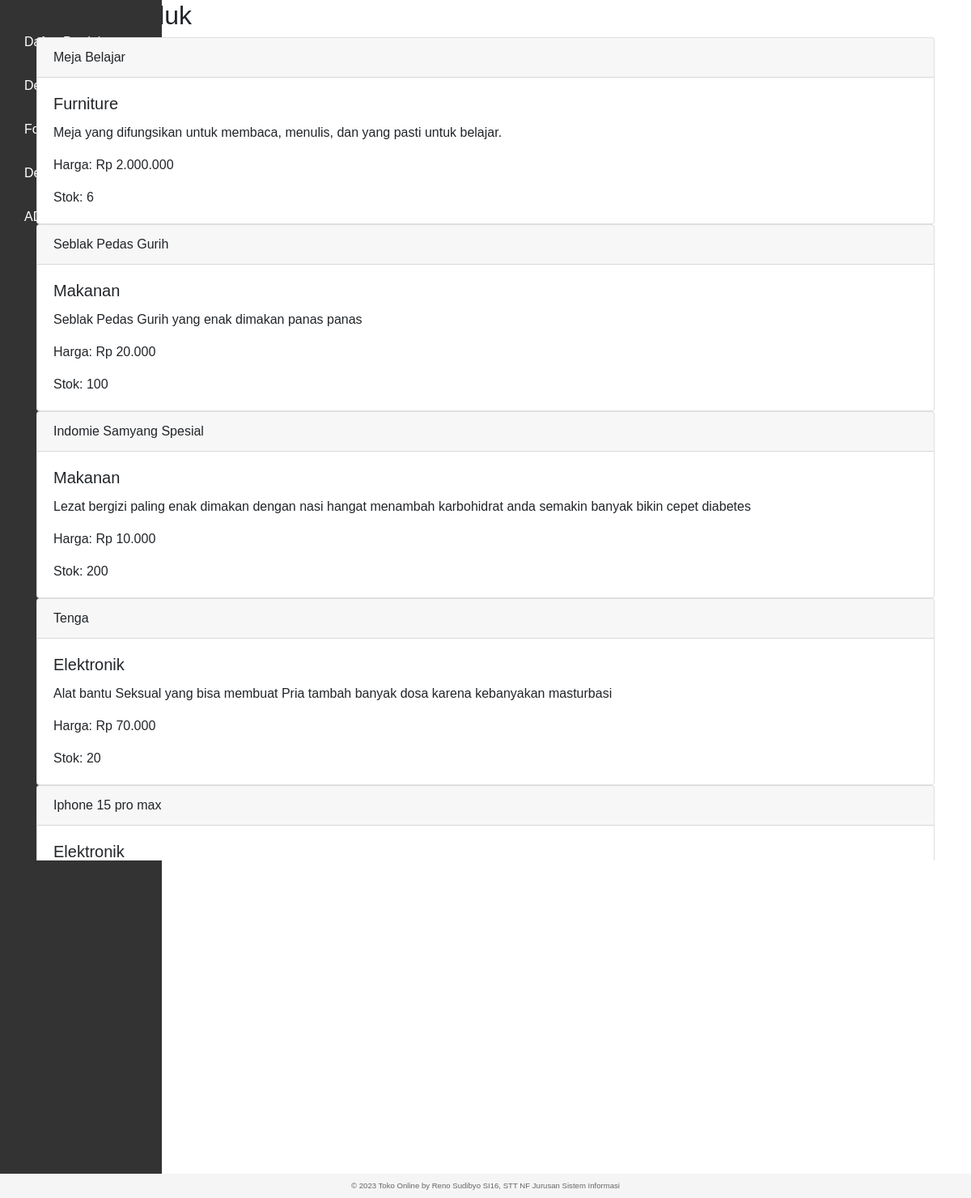
The app's page /detail_produk.php with its own data.
### tables this page shows
CREATE TABLE `produk` (
  `id` int(11) NOT NULL,
  `kode` varchar(45) NOT NULL,
  `nama` varchar(45) NOT NULL,
  `harga_jual` double NOT NULL,
  `harga_beli` double NOT NULL,
  `stok` int(11) NOT NULL,
  `min_stok` int(11) NOT NULL,
  `deskripsi` text NOT NULL,
  `kategori_produk_id` int(11) NOT NULL
);

CREATE TABLE `kategori_produk` (
  `id` int(11) NOT NULL,
  `nama` varchar(45) NOT NULL
);

### detail_produk.php (the view, shortened to what this page needs)
<!DOCTYPE html>
<html lang="en">
<head>
	<link rel="stylesheet" href="https://stackpath.bootstrapcdn.com/bootstrap/4.3.1/css/bootstrap.min.css">
</head>
<body>
<div class="sidebar">
  <ul>
    <li><a href="index.php">Daftar Produk</a></li>
    <li><a href="detail_produk.php">Detail Produk</a></li>
    <li><a href="form_pemesanan.php">Form Pemesanan</a></li>
    <li><a href="detail_pesanan.php">Detail Pesanan</a></li>
    <li class="treeview">
      <a href="#">ADMIN <span class="caret"></span></a>
    </li>
  </ul>
</div>
</body>
</head>
<body>
  <div class="container">
    <h2>Detail Produk</h2>
    <?php
      $conn = mysqli_connect("localhost", "reno22130si", "18290110122130", "db_reno22130si");
      $sql = "SELECT produk.*, kategori_produk.nama AS kategori_nama FROM produk JOIN kategori_produk ON produk.kategori_produk_id = kategori_produk.id";
      $result = mysqli_query($conn, $sql);
      if (mysqli_num_rows($result) > 0) {
        while($row = mysqli_fetch_assoc($result)) {
          ?>
          <div class="card">
            <div class="card-header">
              <?php echo $row['nama']; ?>
            </div>
            <div class="card-body">
              <h5 class="card-title"><?php echo $row['kategori_nama']; ?></h5>
              <p class="card-text"><?php echo $row['deskripsi']; ?></p>
              <p class="card-text">Harga: Rp <?php echo number_format($row['harga_jual'], 0, ',', '.'); ?></p>
              <p class="card-text">Stok: <?php echo $row['stok']; ?></p>
            </div>
          </div>
          <?php
        }
      } else {
        echo "Tidak ada produk yang ditemukan";
      }
    ?>
  </div>
</body>
<footer>
<footer class="py-2 small">
  <div class="container text-center">
    &copy; 2023 Toko Online by Reno Sudibyo SI16, STT NF Jurusan Sistem Informasi
  </div>
</footer>
</html>

### detail_produk.php (style rules this page uses)
body { margin: 0; padding: 0; font-family: Arial, sans-serif; }
.sidebar { position: fixed; width: 200px; height: 100%; background-color: #333; padding: 20px; box-sizing: border-box; }
.sidebar ul { list-style: none; margin: 0; padding: 0; }
.sidebar li { margin: 10px 0; }
.sidebar a { display: block; color: #fff; text-decoration: none; padding: 10px; border-radius: 5px; }
footer { position: fixed; left: 0; bottom: 0; width: 100%; background-color: #f5f5f5; color: #666666; text-align: center; font-size: 12px; padding: 10px; }

### records on screen
produk: nama "Meja Belajar", kategori_produk.nama "Furniture", deskripsi "Meja yang difungsikan untuk membaca, menulis, dan yang pasti untuk belajar.", harga_jual "2.000.000", stok "6"
produk: nama "Seblak Pedas Gurih", kategori_produk.nama "Makanan", deskripsi "Seblak Pedas Gurih yang enak dimakan panas panas", harga_jual "20.000", stok "100"
produk: nama "Indomie Samyang Spesial", kategori_produk.nama "Makanan", deskripsi "Lezat bergizi paling enak dimakan dengan nasi hangat menambah karbohidrat anda semakin banyak bikin cepet diabetes", harga_jual "10.000", stok "200"
produk: nama "Tenga", kategori_produk.nama "Elektronik", deskripsi "Alat bantu Seksual yang bisa membuat Pria tambah banyak dosa karena kebanyakan masturbasi", harga_jual "70.000", stok "20"
produk: nama "Iphone 15 pro max", kategori_produk.nama "Elektronik", deskripsi "Iphone paling canggih saat ini, dengan fitur yang bisa dibilang kencang dengan chip terbaru apple a20+ bionic twister cyclone magnum TRF membuat kecepatanya wush wush kayak motovlogger disalip bocah alay", harga_jual "25.000.000"
produk: nama "Samsung Galaxy S70 Ultra", deskripsi "Saingan dari Iphone 15 pro max dengan chipset snapdragon 9 gen 4 menjadikan chipset apple a20+ bionic seperti chipset ecek ecek yang tidak berguna", harga_jual "250.000.000", stok "20"
